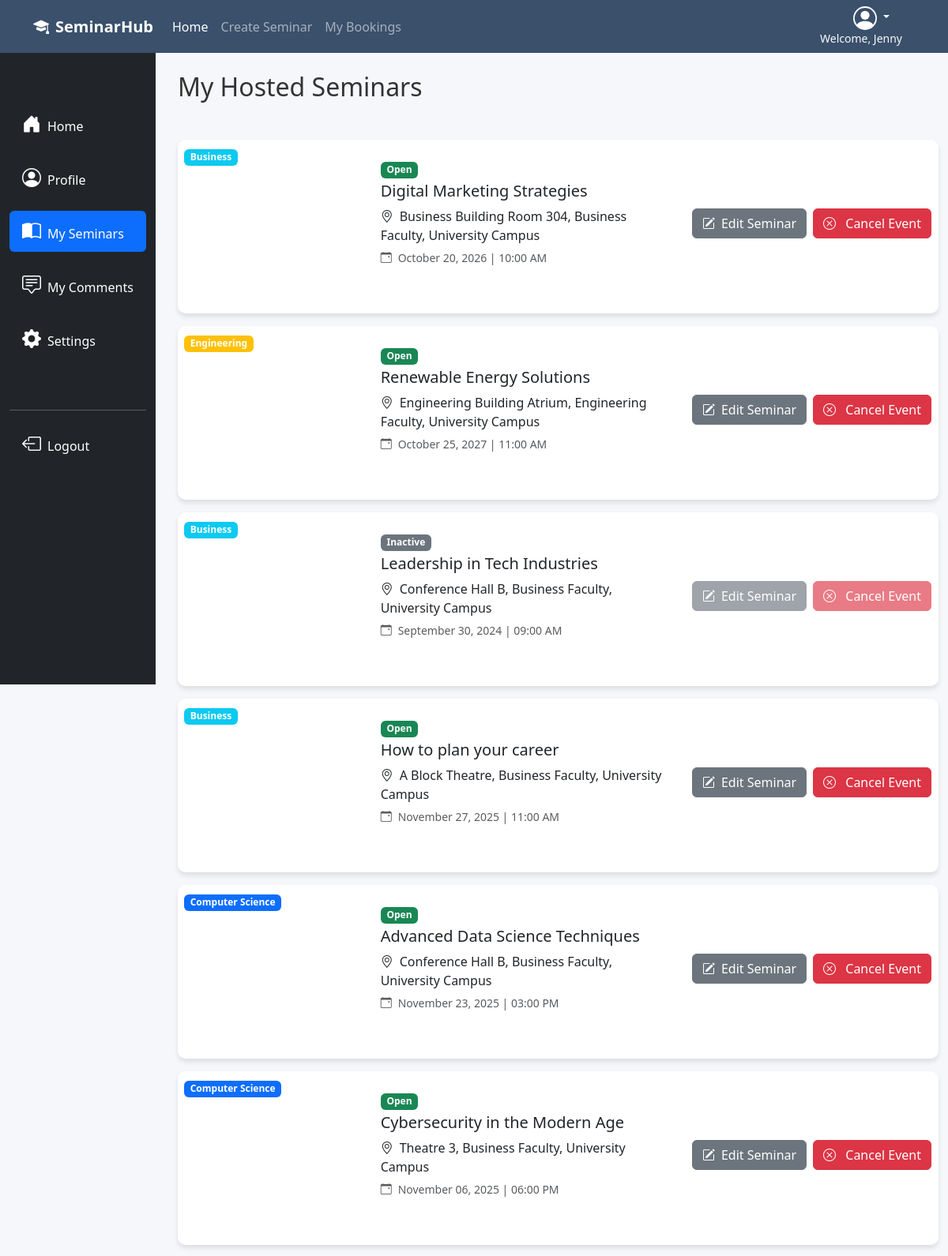
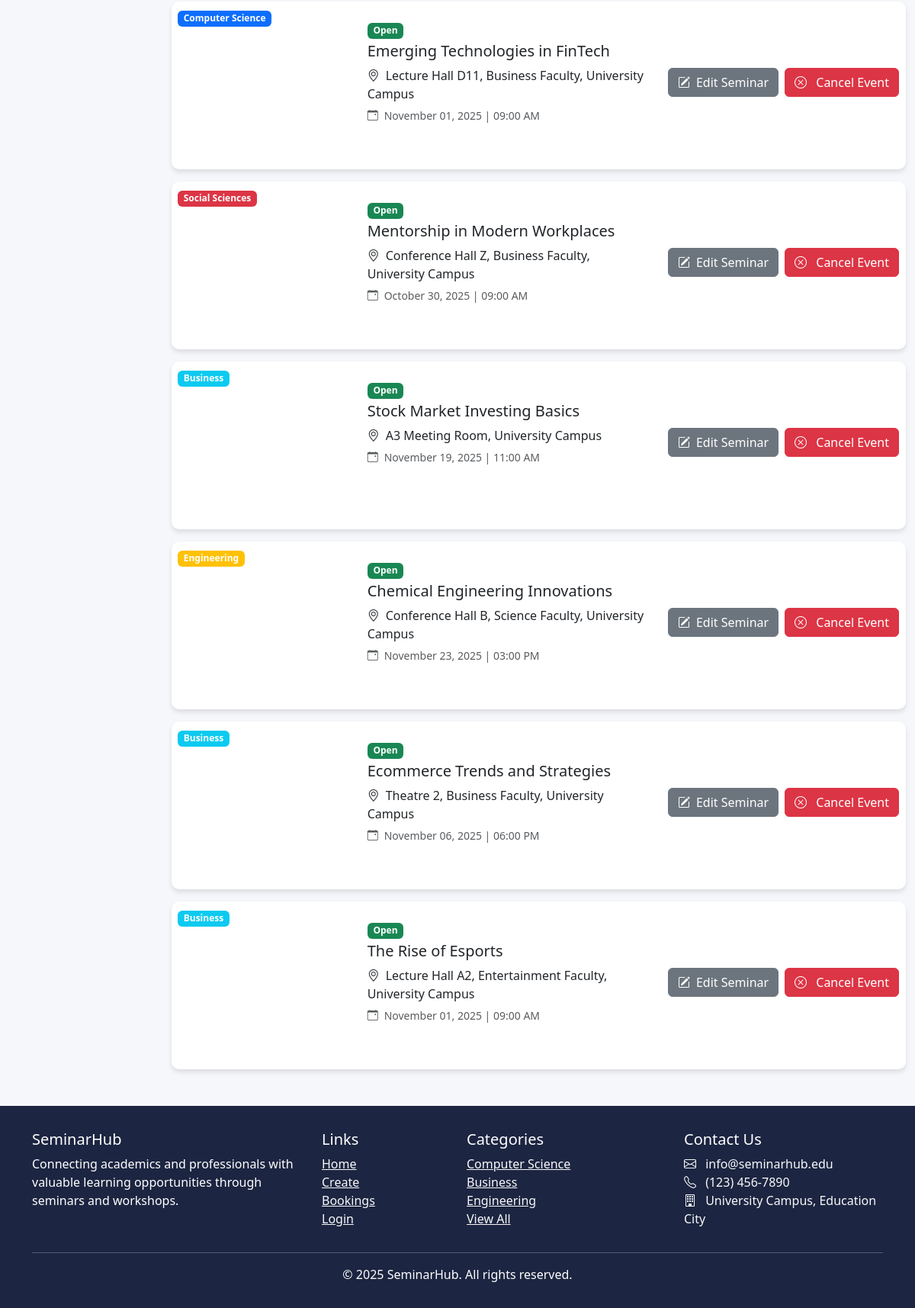
Page /profile/4/events (signed in) on the committed database (2 pictures, top to bottom).
### SeminarHub/models.py (models this page shows, shortened)
class User(db.Model, UserMixin):
    __tablename__ = 'users'
    id = db.Column(db.Integer, primary_key=True)
    first_name = db.Column(db.String(64), index=True)
    last_name  = db.Column(db.String(64), index=True)
    email      = db.Column(db.String(64), unique=True)
    password_hash = db.Column(db.String(256), nullable=False)
    number     = db.Column(db.String(64), nullable=False)
    address    = db.Column(db.String(256), nullable=False)
    last_seen = db.Column(db.DateTime, default=datetime.now())
    bookings      = db.relationship("Booking", back_populates="user")
    comments      = db.relationship("Comment", back_populates="user")
    owned_events  = db.relationship("Event",   back_populates="owner")

class Event(db.Model):
    __tablename__ = "events"
    id          = db.Column(db.Integer, primary_key=True)
    title       = db.Column(db.String(150), nullable=False)
    description = db.Column(db.Text, nullable=False)
    category    = db.Column(db.String(64))
    location    = db.Column(db.String(120))
    capacity    = db.Column(db.Integer, default=0)
    status      = db.Column(db.String(16), default="Open")
    start_dt    = db.Column(db.DateTime, nullable=False)
    end_dt      = db.Column(db.DateTime, nullable=False)
    image_url   = db.Column(db.String(255))
    speaker     = db.Column(db.String(120))
    speaker_bio = db.Column(db.Text)
    date_added = db.Column(db.DateTime, default=datetime.utcnow)
    owner_user_id = db.Column(db.Integer, db.ForeignKey("users.id"))
    owner         = db.relationship("User", back_populates="owned_events")
    comments = db.relationship(
        "Comment",
        back_populates="event",
        cascade="all, delete-orphan",
        order_by="desc(Comment.created_at)"
    )
    bookings = db.relationship(
        "Booking",
        back_populates="event",
        cascade="all, delete-orphan"
    )

### SeminarHub/user/user.py (the view)
@user_bp.route('/profile/<int:user_id>/events')
@login_required
def events(user_id):
    events = db.session.query(Event).filter(Event.owner_user_id == user_id).all()
    return render_template('my_seminars.html', seminars = events, heading = 'My Seminars | ')

### SeminarHub/user/templates/my_seminars.html (shortened to what this page needs)
{% extends '_profile_navigation.html' %}
{% set active_page =  'events'%}
{% block profile_content %}
<div class="container mt-4 mb-5">
    <h2 class="mb-5">My Hosted Seminars</h2>
    {% if seminars|length > 0 %}
    {% for seminar in seminars %}
    <div class="card mb-3">
        <div class="row g-0">
            <div class="col-md-3">
                <a href="{{url_for('event.event_details', event_id=seminar.id)}}" class="text-decoration-none text-reset"><img src="{{seminar.image_url}}" class="img-fluid rounded-start horizontal-card-img" alt="">
                <span class="position-absolute top-0 start-0 m-2"><span class="badge {% if seminar.category == 'Computer Science' %}bg-primary{% elif seminar.category == 'Business' %}bg-info{% elif seminar.category == 'Engineering' %}bg-warning{% elif seminar.category == 'Medicine' %}bg-success{% elif seminar.category == 'Social Sciences' %}bg-danger{% elif seminar.category == 'Other' %}bg-secondary{% endif %}">{{seminar.category}}</span></span></a>
            </div>
            <div class="col-md-5">
                <div class="card-body mt-lg-2">
                    {% set badge_class = {'Open':'success','Inactive':'secondary','Sold Out':'danger','Cancelled':'dark'}.get(seminar.status, 'secondary') %}
                    <a href="{{url_for('event.event_details', event_id=seminar.id)}}" class="text-decoration-none text-reset"><span class="badge mb-1 bg-{{badge_class}}">{{ seminar.status }}</span></a>
                    <h5 class="card-title"><a href="{{url_for('event.event_details', event_id=seminar.id)}}" class="text-decoration-none text-reset">{{seminar.title}}</a></h5>
                    <a href="{{url_for('event.event_details', event_id=seminar.id)}}" class="text-decoration-none text-reset"><p class="mb-1"><i class="bi bi-geo-alt me-2"></i>{{seminar.location}}</p></a>
                    <a href="{{url_for('event.event_details', event_id=seminar.id)}}" class="text-decoration-none text-reset"><small class="text-muted"><i class="bi bi-calendar-event me-2"></i>{{seminar.start_dt.strftime("%B %d, %Y | %I:%M %p")}}</small></a>
                </div>
            </div>
            <div class="col-md-4 d-flex justify-content-center align-items-center mt-lg-2 mb-3">
                <div class="d-flex flex-md-column flex-row flex-xl-row gap-2">
                    <a href="{{ url_for('event.edit_event', event_id=seminar.id )}}" class="btn btn-secondary text-nowrap {% if seminar.status == 'Cancelled' or seminar.status == 'Inactive' %}disabled{% endif %}" role="button"><i class="bi bi-pencil-square me-2"></i>Edit Seminar</a>
                    <form method="POST"
                        action="{{ url_for('event.cancel_event', event_id=seminar.id) }}"
                        onsubmit="return confirm('Cancel this event? Attendees will no longer be able to register.');"
                        class="w-100">
                        <button href="{{ url_for('event.cancel_event', event_id=seminar.id )}}" type="submit" class="btn btn-danger text-nowrap {% if seminar.status == 'Cancelled' or seminar.status == 'Inactive' %}disabled{% endif %}">
                            <i class="bi bi-x-circle me-2"></i>
                            Cancel Event
                        </button>
                    </form>
                </div>
            </div>
        </div>
    </div>
    {% endfor %}
    {% else %}
    <div class="text-center py-5">
        <h4 class="p-5">You have not created any seminars yet.</h4>
    </div>
    {% endif %}
</div>
{% endblock %}

### SeminarHub/templates/_navigation.html (shortened to what this page needs)
<nav class="navbar navbar-expand-lg navbar-dark sticky-top">
    <div class="container">
        <a class="navbar-brand fw-bold" href="{{ url_for('main.index') }}">
            <i class="bi bi-mortarboard-fill me-2"></i>SeminarHub
        </a>
        {% if current_user.is_authenticated %}
        <div class="ms-auto order-lg-last text-end">
            <div class="dropdown pe-3">
                <a href="#" class="d-block link-body-emphasis text-decoration-none dropdown-toggle text-light pe-3" data-bs-toggle="dropdown" aria-expanded="false">
                </a>
                <small class="d-block text-end text-light">Welcome, {{ current_user.first_name }}</small>
            </div>
        </div>
        {% endif %}
        <div class="collapse navbar-collapse" id="navbarNav">
            <ul class="navbar-nav me-auto">
                <li class="nav-item">
                    <a class="nav-link active" href="{{ url_for('main.index') }}">Home</a>
                </li>
                <li class="nav-item">
                    <a class="nav-link" href="{{url_for('event.create')}}">Create Seminar</a>
                </li>
                <li class="nav-item">
                    <a class="nav-link" href="{{url_for('booking.booking')}}">My Bookings</a>
                </li>
            </ul>
        </div>
    </div>
</nav>

### SeminarHub/static/style/stylesheet.css (style rules this page uses)
:root { --primary: #3a506b; --secondary: #5bc0be; --light: #f8f9fa; --dark: #1c2541; --accent: #e07a5f; }
html, body { min-height: 100%; margin: 0; padding: 0; }
body { font-family: 'Segoe UI', Tahoma, Geneva, Verdana, sans-serif; background-color: #f5f7fa; color: #333; }
.navbar { background-color: var(--primary); }
.card { border: none; border-radius: 10px; box-shadow: 0 4px 6px rgba(0, 0, 0, 0.1); transition: transform 0.3s ease; }

### rows in the picture
User: first_name "Jenny"
Event: category "Business", status "Open", title "Digital Marketing Strategies", location "Business Building Room 304, Business Faculty, University Campus", start_dt "October 20, 2026 | 10:00 AM"
Event: category "Engineering", status "Open", title "Renewable Energy Solutions", location "Engineering Building Atrium, Engineering Faculty, University Campus", start_dt "October 25, 2027 | 11:00 AM"
Event: category "Business", status "Inactive", title "Leadership in Tech Industries", location "Conference Hall B, Business Faculty, University Campus", start_dt "September 30, 2024 | 09:00 AM"
Event: category "Business", status "Open", title "How to plan your career", location "A Block Theatre, Business Faculty, University Campus", start_dt "November 27, 2025 | 11:00 AM"
Event: category "Computer Science", status "Open", title "Advanced Data Science Techniques", location "Conference Hall B, Business Faculty, University Campus", start_dt "November 23, 2025 | 03:00 PM"
Event: category "Computer Science", status "Open", title "Cybersecurity in the Modern Age", location "Theatre 3, Business Faculty, University Campus", start_dt "November 06, 2025 | 06:00 PM"
Event: category "Computer Science", status "Open", title "Emerging Technologies in FinTech", location "Lecture Hall D11, Business Faculty, University Campus", start_dt "November 01, 2025 | 09:00 AM"
Event: category "Social Sciences", status "Open", title "Mentorship in Modern Workplaces", location "Conference Hall Z, Business Faculty, University Campus", start_dt "October 30, 2025 | 09:00 AM"
Event: category "Business", status "Open", title "Stock Market Investing Basics", location "A3 Meeting Room, University Campus", start_dt "November 19, 2025 | 11:00 AM"
Event: category "Engineering", status "Open", title "Chemical Engineering Innovations", location "Conference Hall B, Science Faculty, University Campus", start_dt "November 23, 2025 | 03:00 PM"
Event: category "Business", status "Open", title "Ecommerce Trends and Strategies", location "Theatre 2, Business Faculty, University Campus", start_dt "November 06, 2025 | 06:00 PM"
Event: category "Business", status "Open", title "The Rise of Esports", location "Lecture Hall A2, Entertainment Faculty, University Campus", start_dt "November 01, 2025 | 09:00 AM"

### other values in the picture
{{ current_year or 2025 }} "2025"
